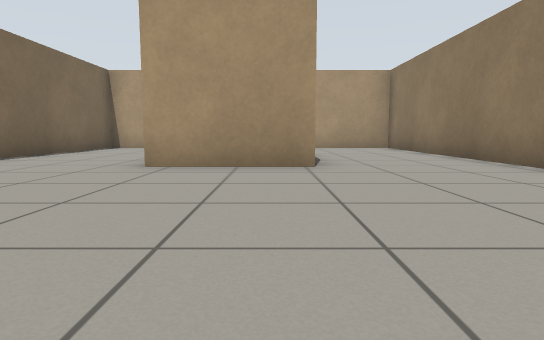
view 1 (above)

21 first-person views from a walk through a world built for the Gazebo simulator. The camera is 0.5 m above the floor, tilts 6° down and sees 75° across. The floor is counted in squares, 1 m on a side. Each view is taken from the middle of a square. On the plan, view 1 faces up. The plan holds only what a view shows up to about 9 squares ahead; the rest is blank. The robots in the file are not drawn.

view 2
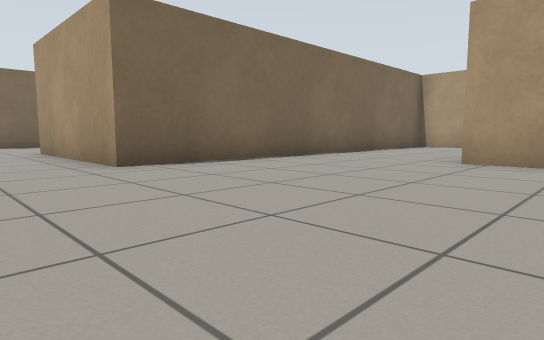

view 3
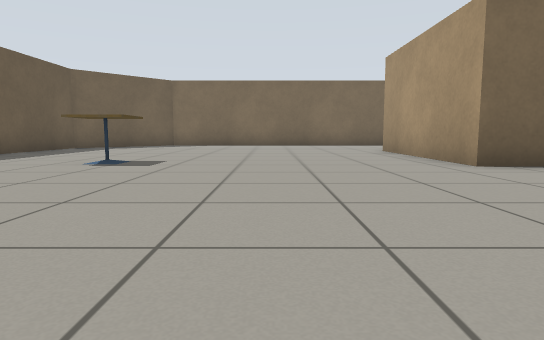

view 4
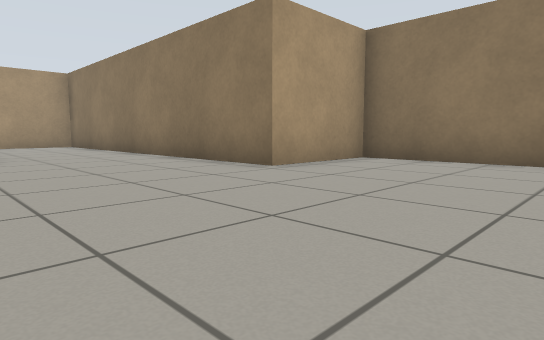

view 5
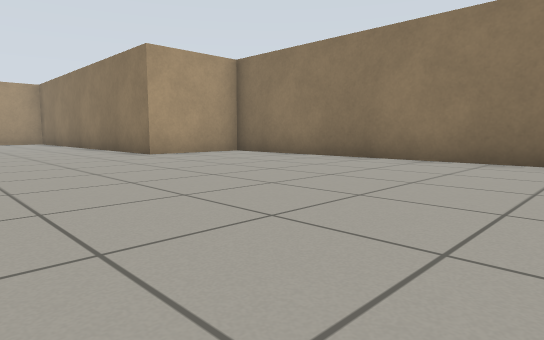

view 6
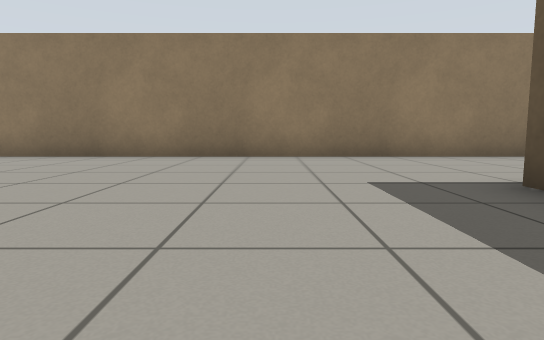

view 7
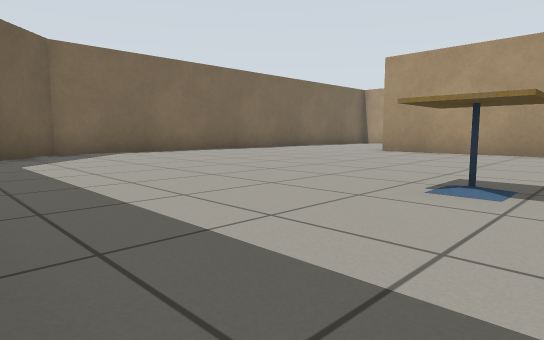

view 8
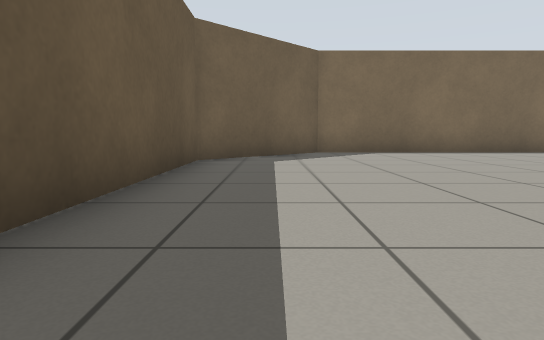

view 9
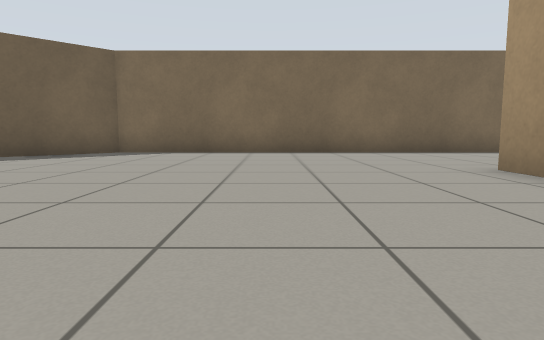

view 10
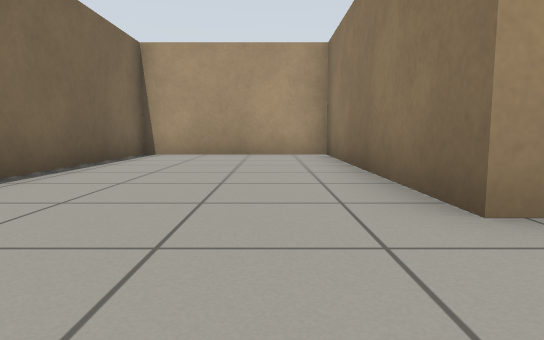

view 11
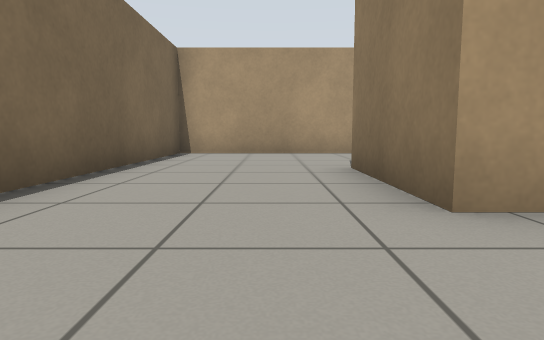

view 12
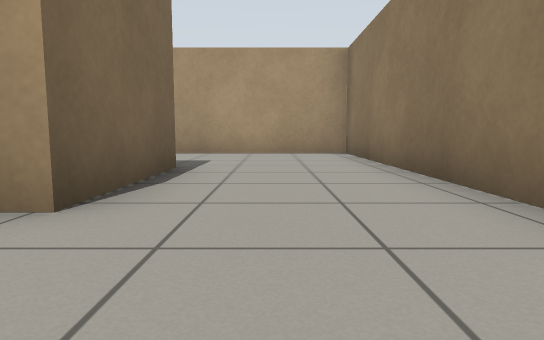

view 13
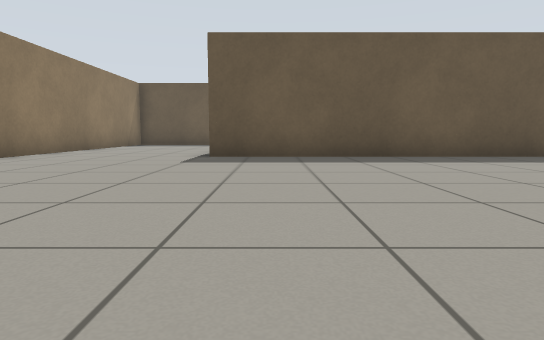

view 14
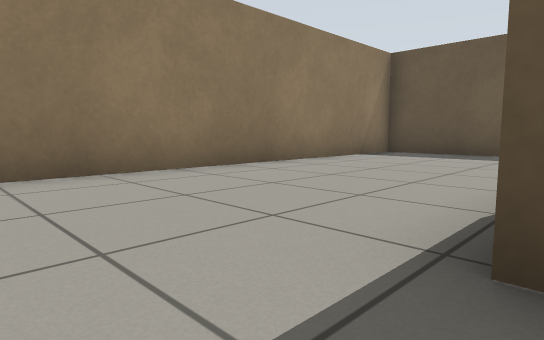

view 15
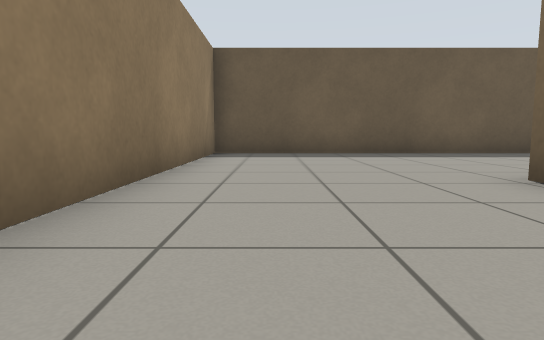

view 16
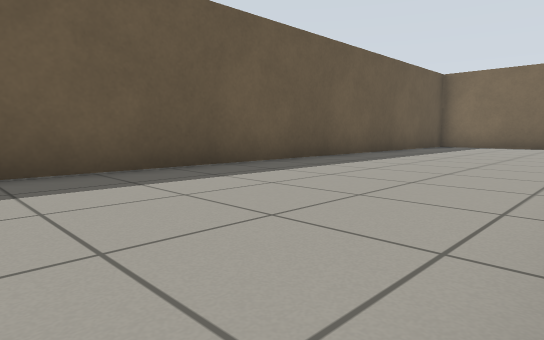

view 17
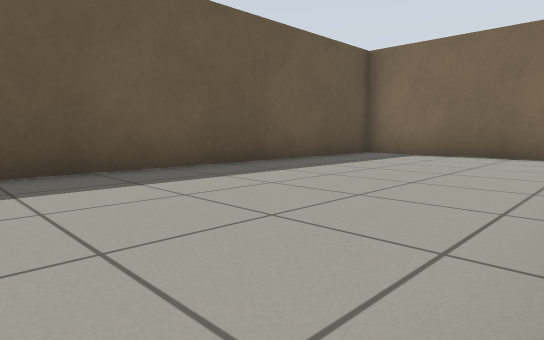

view 18
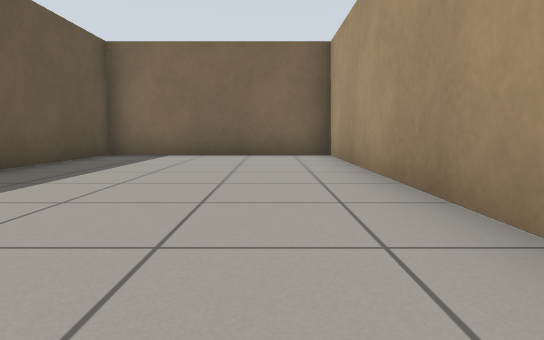

view 19
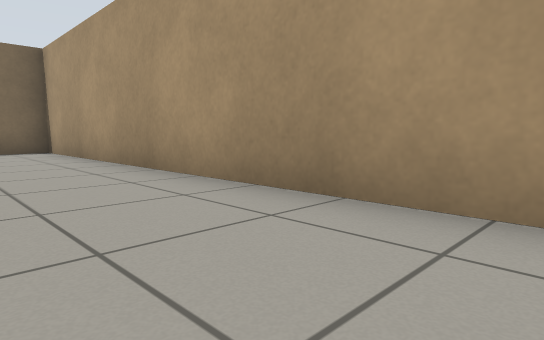

view 20
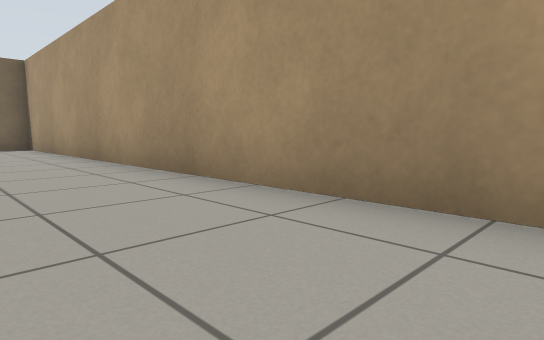

view 21
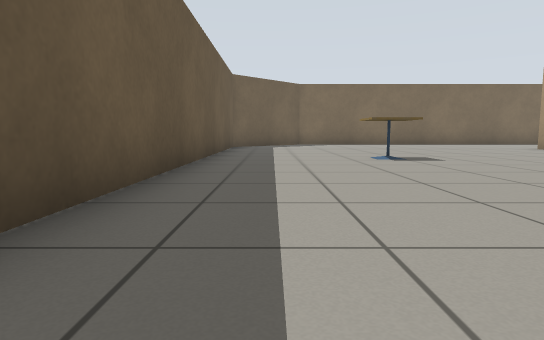

### Floor plan
Points are (right, up) in squares from view 1. A wall is a line through its corners. A room is listed if a view was taken in it or the views show most of it. See-through windows are left out.
Room 1 (views 1, 2, 3, 4, 5, 6, 7, 8, 9, 10, 11, 12, 13, 14, 15, 16, 17, 18, 19, 20, 21)
walls: (0.8, -10.7) (-11.1, -10.7) (-11.1, -15.7) (6.4, -15.7) (6.4, 1.8) (3.8, 1.8) (3.8, 11.6) (-5.2, 11.6) (-5.2, 1) (-9.7, 1) (-9.7, 7.1) (-13.9, 7.1) (-13.9, -5.8) (-11.4, -8.4) (2.4, -8.4); (0.6, 8.1) (0.6, 5.2) (-1.9, 5.2) (-1.9, 8.1)
objects: cafe table (-6, -5)

Where each view was taken, in squares from view 1:
view 1: 0 up, 0 right, facing up
view 2: 1 down, 0 right, facing up-left
view 3: 2 down, 0 right, facing left
view 4: 2 down, 0 right, facing up-right
view 5: 6 down, 0 right, facing up-right
view 6: 6 down, 1 left, facing right
view 7: 8 down, 5 left, facing up-left
view 8: 7 down, 5 left, facing left
view 9: 2 down, 5 left, facing left
view 10: 1 down, 11 left, facing up
view 11: 3 up, 3 left, facing up
view 12: 3 up, 2 right, facing up
view 13: 1 down, 1 right, facing down
view 14: 7 down, 2 right, facing down-right
view 15: 7 down, 5 right, facing down
view 16: 11 down, 2 right, facing down-left
view 17: 11 down, 3 left, facing down-left
view 18: 12 down, 3 left, facing left
view 19: 13 down, 1 left, facing up-left
view 20: 13 down, 1 right, facing up-left
view 21: 7 down, 1 right, facing left
